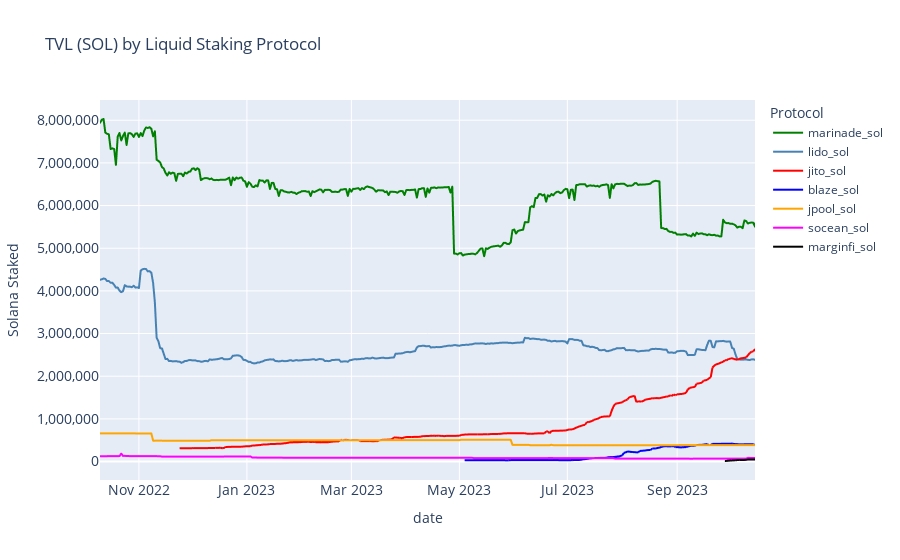

This figure's notebook cell:
### Code cell
x = df['date']
protocols = ['Marinade', 'Lido', 'Jito', 'Blaze', 'Jpool', 'Socean', 'Marginfi']
colors = ['green', 'steelblue', 'red', 'blue', 'orange', 'magenta', 'black']

fig = px.line(df, x=x, y=['marinade_sol', 'lido_sol', 'jito_sol', 'blaze_sol', 'jpool_sol', 'socean_sol', 'marginfi_sol'],
              labels={'x': 'Date', 'value': 'Solana Staked'}, color_discrete_sequence=colors,
              title='TVL (SOL) by Liquid Staking Protocol')

# Add legend
fig.update_layout(showlegend=True, legend_title_text='Protocol')

fig.update_xaxes(tickfont=dict(size=14))
fig.update_yaxes(tickfont=dict(size=14))
fig.update_yaxes(tickformat=",.0f")
fig.update_xaxes(nticks=10)

fig.show()

### Figure 1 — Plotly figure (JSON) as saved in the notebook; plotly's stock layout.template omitted (floating-point values rounded to 4 significant figures; data arrays with more than 128 entries replaced by an {"elided": "..."} marker saying what was removed)
{"data": [{"hovertemplate": "variable=marinade_sol<br>date=%{x}<br>Solana Staked=%{y}<extra></extra>", "legendgroup": "marinade_sol", "line": {"color": "green", "dash": "solid"}, "marker": {"symbol": "circle"}, "mode": "lines", "name": "marinade_sol", "showlegend": true, "type": "scattergl", "x": {"elided": "498 str values"}, "xaxis": "x", "y": {"elided": "498 float values"}, "yaxis": "y"}, {"hovertemplate": "variable=lido_sol<br>date=%{x}<br>Solana Staked=%{y}<extra></extra>", "legendgroup": "lido_sol", "line": {"color": "steelblue", "dash": "solid"}, "marker": {"symbol": "circle"}, "mode": "lines", "name": "lido_sol", "showlegend": true, "type": "scattergl", "x": {"elided": "498 str values"}, "xaxis": "x", "y": {"elided": "498 float values"}, "yaxis": "y"}, {"hovertemplate": "variable=jito_sol<br>date=%{x}<br>Solana Staked=%{y}<extra></extra>", "legendgroup": "jito_sol", "line": {"color": "red", "dash": "solid"}, "marker": {"symbol": "circle"}, "mode": "lines", "name": "jito_sol", "showlegend": true, "type": "scattergl", "x": {"elided": "498 str values"}, "xaxis": "x", "y": {"elided": "498 float values"}, "yaxis": "y"}, {"hovertemplate": "variable=blaze_sol<br>date=%{x}<br>Solana Staked=%{y}<extra></extra>", "legendgroup": "blaze_sol", "line": {"color": "blue", "dash": "solid"}, "marker": {"symbol": "circle"}, "mode": "lines", "name": "blaze_sol", "showlegend": true, "type": "scattergl", "x": {"elided": "498 str values"}, "xaxis": "x", "y": {"elided": "498 float values"}, "yaxis": "y"}, {"hovertemplate": "variable=jpool_sol<br>date=%{x}<br>Solana Staked=%{y}<extra></extra>", "legendgroup": "jpool_sol", "line": {"color": "orange", "dash": "solid"}, "marker": {"symbol": "circle"}, "mode": "lines", "name": "jpool_sol", "showlegend": true, "type": "scattergl", "x": {"elided": "498 str values"}, "xaxis": "x", "y": {"elided": "498 float values"}, "yaxis": "y"}, {"hovertemplate": "variable=socean_sol<br>date=%{x}<br>Solana Staked=%{y}<extra></extra>", "legendgroup": "socean_sol", "line": {"color": "magenta", "dash": "solid"}, "marker": {"symbol": "circle"}, "mode": "lines", "name": "socean_sol", "showlegend": true, "type": "scattergl", "x": {"elided": "498 str values"}, "xaxis": "x", "y": {"elided": "498 float values"}, "yaxis": "y"}, {"hovertemplate": "variable=marginfi_sol<br>date=%{x}<br>Solana Staked=%{y}<extra></extra>", "legendgroup": "marginfi_sol", "line": {"color": "black", "dash": "solid"}, "marker": {"symbol": "circle"}, "mode": "lines", "name": "marginfi_sol", "showlegend": true, "type": "scattergl", "x": {"elided": "498 str values"}, "xaxis": "x", "y": {"elided": "498 float values"}, "yaxis": "y"}], "layout": {"legend": {"title": {"text": "Protocol"}, "tracegroupgap": 0}, "showlegend": true, "title": {"text": "TVL (SOL) by Liquid Staking Protocol"}, "xaxis": {"anchor": "y", "domain": [0, 1], "nticks": 10, "tickfont": {"size": 14}, "title": {"text": "date"}}, "yaxis": {"anchor": "x", "domain": [0, 1], "tickfont": {"size": 14}, "tickformat": ",.0f", "title": {"text": "Solana Staked"}}}}
